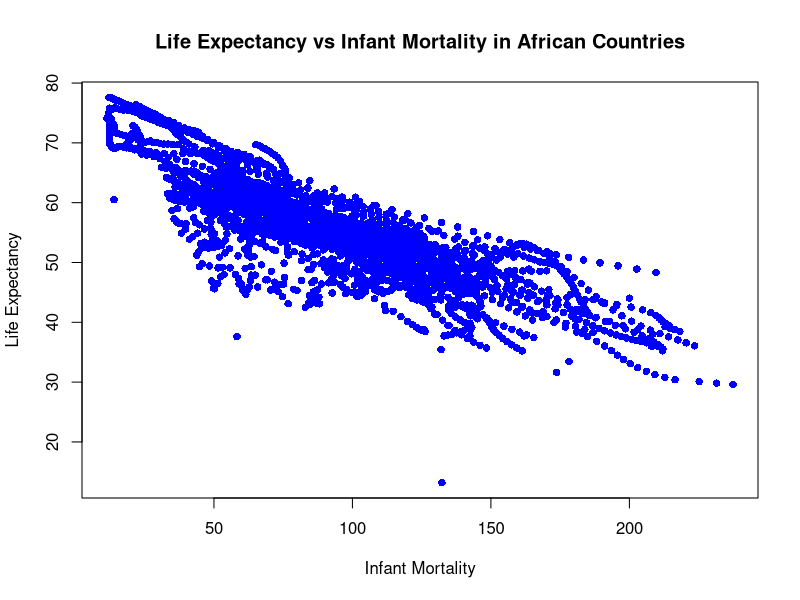
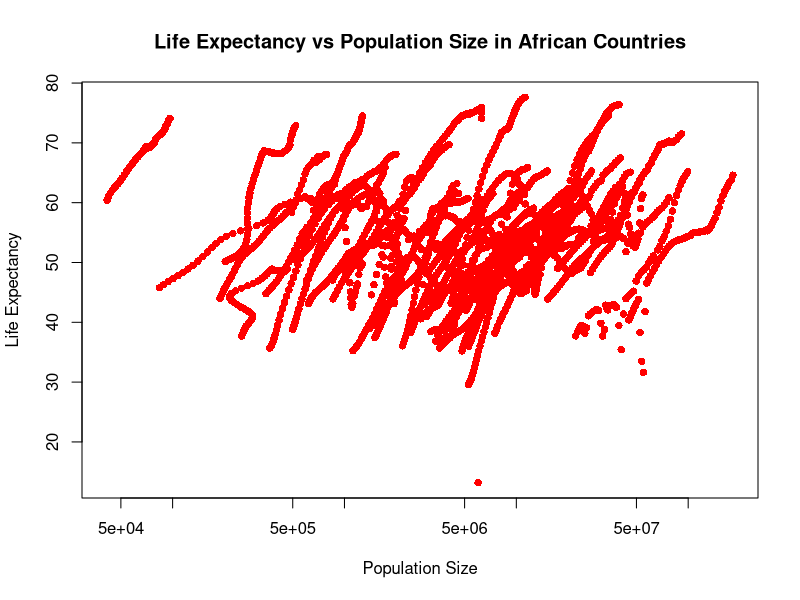
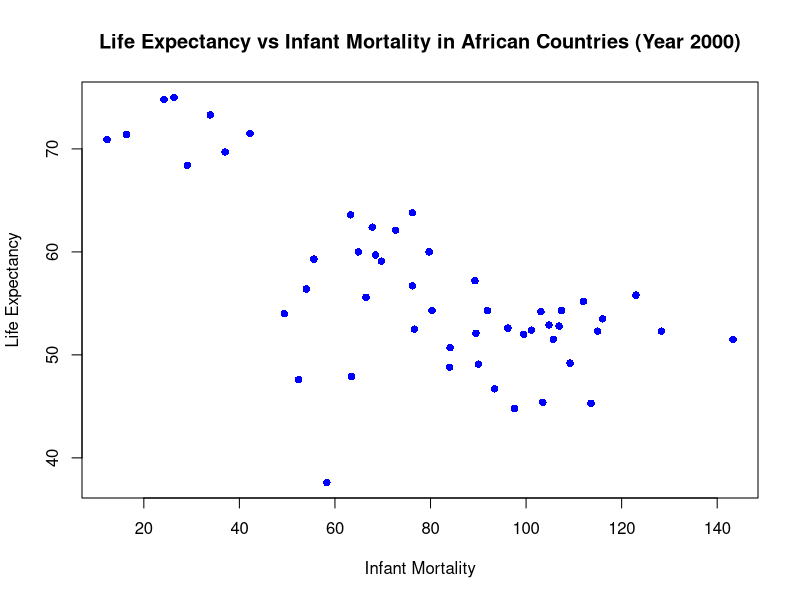
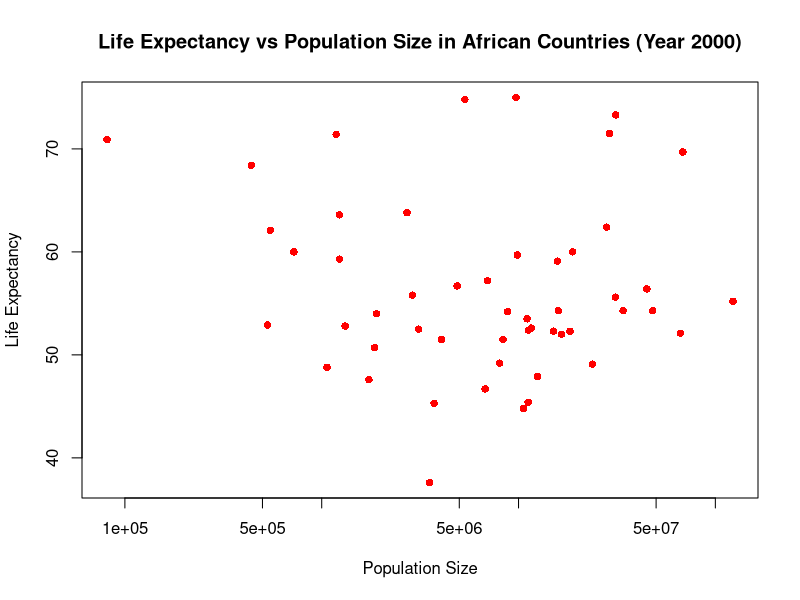
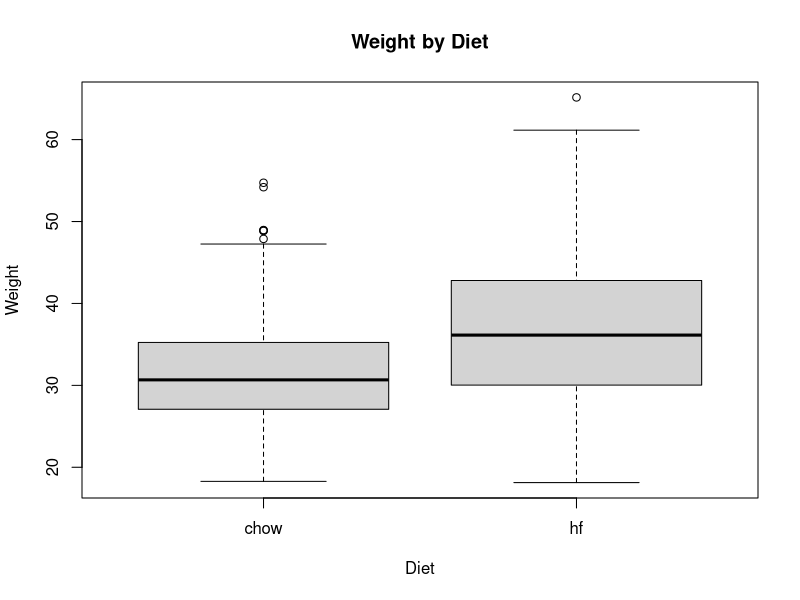
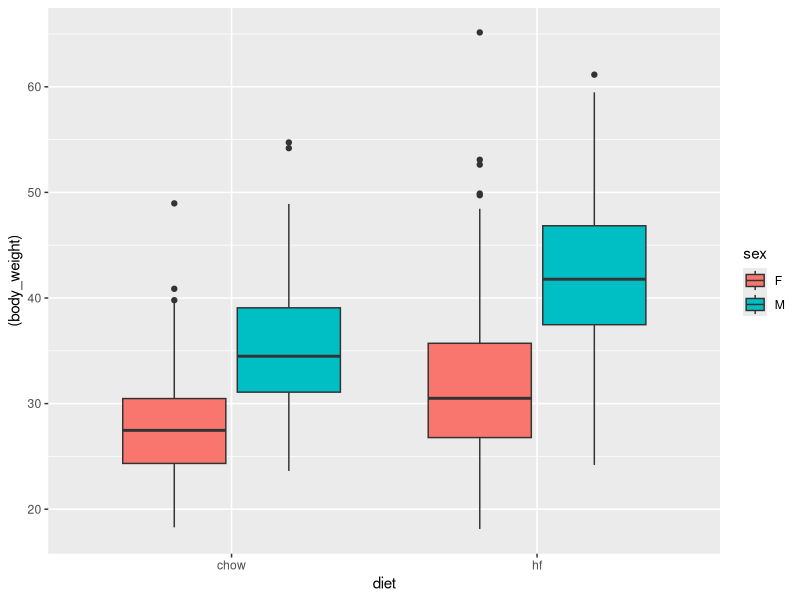
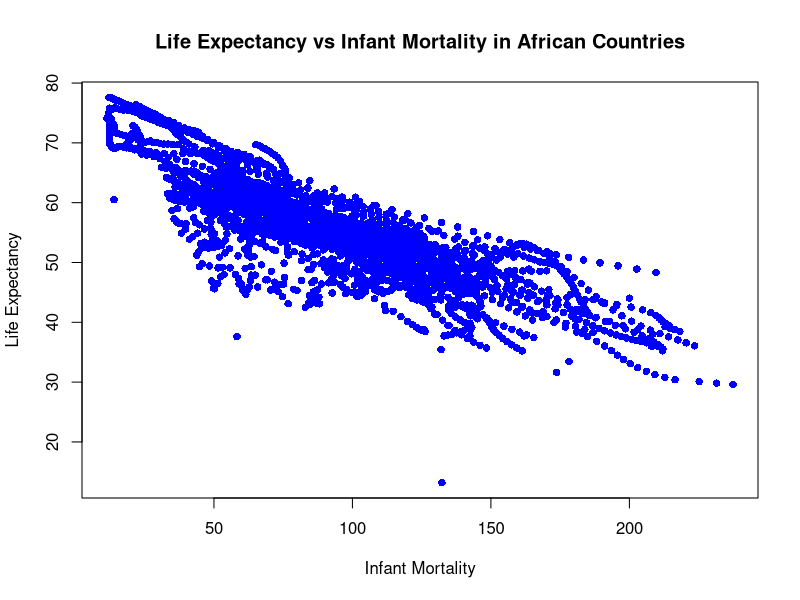
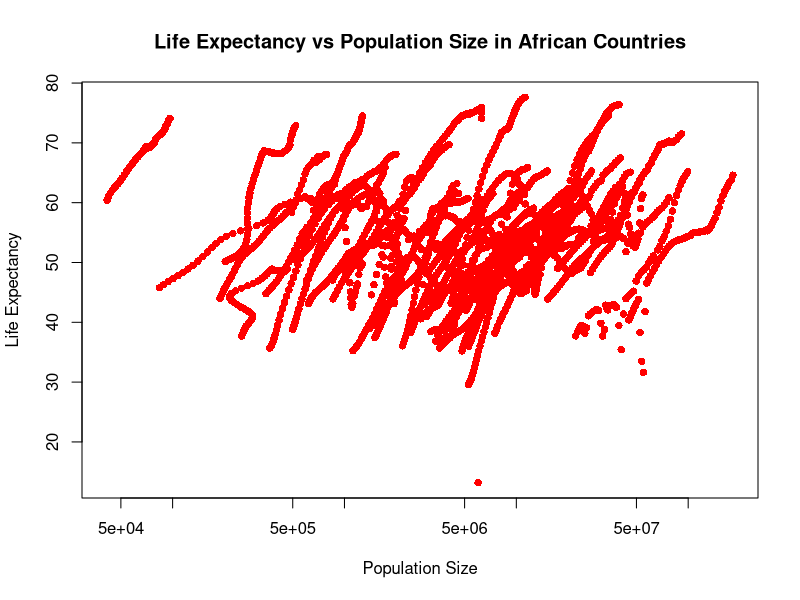

Recreate these plots in R, in order.
## ---- chunk 1
## Installing the dslabs Package from a Local File

# Download the appropriate Zip file for the 'dslabs' package.
# The exact file you need depends on your version of R.
# In this example, the file 'dslabs_0.8.0.zip' is used, suitable for the 'r-release' version of R.
# 'repos = NULL' tells R that the package is being installed from a local file rather than a repository.
# 'type = "win.binary"' specifies that the package is a Windows binary file.

# install.packages("C:/Users/Joaquin/School/DA - 6833 (Summer 2024)/Joaquin_Ramriez_Portfolio_II/coding-exercise/dslabs_0.8.0.zip", 
#                 repos = NULL, 
#                 type = "win.binary")
## ---- chunk 2
library(tidyverse)  # Loads tidyverse packages, including dplyr.
library(dslabs)     # Loads the dslabs.

## ---- chunk 3
# This function helps access the documentation for the gapminder dataset and provides detailed information about the dataset structure, variables, and source.
help(gapminder)

# The summary() function provides statistical summary of the dataset.Which includes minimum, first quartile, median, mean, third quartile, and maximum values for each variable.
summary(gapminder)

# The class() function is used to determine the type of object that gapminder is.
class(gapminder)

## ---- chunk 4
data("gapminder")  # Load the gapminder dataset from the dslabs package.

africadata <- gapminder %>%  # Filter the dataset to include only African countries.
  filter(continent == "Africa")  # The filter() function is used to specifically focus on the African Country.


str(africadata)  # Check the structure of the 'africadata'.


summary(africadata)  # Get summary statistics for the 'africadata'.
## ---- chunk 5

africa_infant_life <- africadata %>%  # Created a new object with only infant_mortality and life_expectancy variables.
  select(infant_mortality, life_expectancy)  # Select only the 'infant_mortality' and 'life_expectancy' columns.

str(africa_infant_life)  # Check the structure of the new 'africa_infant_life'.

summary(africa_infant_life)  # Get summary statistics for the 'africa_infant_life'.
## ---- chunk 6

africa_population_life <- africadata %>%  # Created another new object with only population and life_expectancy variables.
  select(population, life_expectancy)  # Select only the 'population' and 'life_expectancy' columns.

str(africa_population_life)  # Check the structure of the 'africa_population_life'.

summary(africa_population_life)  # Get summary statistics for the 'africa_population_life'.
## ---- chunk 7

# Plotting life expectancy against infant mortality.
plot(africa_infant_life$infant_mortality, africa_infant_life$life_expectancy,
     xlab = "Infant Mortality", ylab = "Life Expectancy",
     main = "Life Expectancy vs Infant Mortality in African Countries",
     pch = 16, col = "blue")


# Plotting life expectancy against population size (log scale x-axis).
plot(africa_population_life$population, africa_population_life$life_expectancy,
     xlab = "Population Size", ylab = "Life Expectancy",
     main = "Life Expectancy vs Population Size in African Countries",
     pch = 16, col ="red",
     log = "x")  # Setting x-axis to log scale.



## ---- chunk 8
# Check for missing values (NA) in the 'infant_mortality' variable in africadata.
missing_infant_mortality <- table(is.na(africadata$infant_mortality))
missing_infant_mortality
## ---- chunk 9
# Identify years with missing data for infant mortality.
years_with_missing <- unique(africadata$year[is.na(africadata$infant_mortality)])
years_with_missing

# Selecting year 2000
year_selected <- 2000

# Filter dataset to include only data for the year 2000.
africadata_2000 <- africadata %>% 
  filter(year == year_selected)

# Display the structure of the new object to verify it contains 51 observations and 9 variables.
str(africadata_2000)

# Get a statistical summary of the new object.
summary(africadata_2000)
## ---- chunk 10

# Plotting life expectancy against infant mortality for year 2000.
plot(africadata_2000$infant_mortality, africadata_2000$life_expectancy,
     xlab = "Infant Mortality", ylab = "Life Expectancy",
     main = "Life Expectancy vs Infant Mortality in African Countries (Year 2000)",
     pch = 16, col = "blue")



# Plotting life expectancy against population size (log scale x-axis) for year 2000.
plot(africadata_2000$population, africadata_2000$life_expectancy,
     xlab = "Population Size", ylab = "Life Expectancy",
     main = "Life Expectancy vs Population Size in African Countries (Year 2000)",
     pch = 16, col = "red",
     log = "x")  # Setting x-axis to log scale.

# Applying linear regression model to explore relationships.
model_infant_life <- lm(life_expectancy ~ infant_mortality, data = africadata_2000)
model_pop_life <- lm(life_expectancy ~ population, data = africadata_2000)

# Summarize the linear regression models.
summary(model_infant_life)
summary(model_pop_life)


## ---- chunk 11
knitr::opts_chunk$set(warning = FALSE, message = FALSE)
## ---- chunk 12
library('dslabs')
library('dplyr')
library(ggplot2)
help(mice_weights)
## ---- chunk 13
str(mice_weights) # List of varaibles in the dataset
## ---- chunk 14
summary(mice_weights) # Summary of the mice weights dataset
## ---- chunk 15
class(mice_weights) # Datatype of mice weights dataframe
## ---- chunk 16
sum(is.na(mice_weights)) # Number of NA values in the dataset
dim(mice_weights) # Number of rows and columns in the dataset
## ---- chunk 17
cleaned_data <- na.omit(mice_weights) # Remove rows with NA values
dim(cleaned_data) # Number of rows and columns in the cleaned dataset
## ---- chunk 18
boxplot(cleaned_data$body_weight ~ cleaned_data$diet, xlab = "Diet", ylab = "Weight", main = "Weight by Diet") # Boxplot of weight by diet
## ---- chunk 19
t.test(cleaned_data$body_weight ~ cleaned_data$diet) # t-test comparing weight by diet
## ---- chunk 20
model <- lm(body_weight ~ diet, data = cleaned_data)
summary(model)
## ---- chunk 21
cleaned_data |> ggplot(aes(diet, (body_weight), fill = sex)) + geom_boxplot() # Boxplot of weight by diet and sex
## ---- chunk 22
fit <- lm(body_weight ~ diet*sex, data = cleaned_data)
summary(fit)
## ---- chunk 23
## Installing the dslabs Package from a Local File

# Download the appropriate Zip file for the 'dslabs' package.
# The exact file you need depends on your version of R.
# In this example, the file 'dslabs_0.8.0.zip' is used, suitable for the 'r-release' version of R.
# 'repos = NULL' tells R that the package is being installed from a local file rather than a repository.
# 'type = "win.binary"' specifies that the package is a Windows binary file.

# install.packages("C:/Users/Joaquin/School/DA - 6833 (Summer 2024)/Joaquin_Ramriez_Portfolio_II/coding-exercise/dslabs_0.8.0.zip", 
#                 repos = NULL, 
#                 type = "win.binary")
## ---- chunk 24
library(tidyverse)  # Loads tidyverse packages, including dplyr.
library(dslabs)     # Loads the dslabs.

## ---- chunk 25
# This function helps access the documentation for the gapminder dataset and provides detailed information about the dataset structure, variables, and source.
help(gapminder)

# The summary() function provides statistical summary of the dataset.Which includes minimum, first quartile, median, mean, third quartile, and maximum values for each variable.
summary(gapminder)

# The class() function is used to determine the type of object that gapminder is.
class(gapminder)

## ---- chunk 26
data("gapminder")  # Load the gapminder dataset from the dslabs package.

africadata <- gapminder %>%  # Filter the dataset to include only African countries.
  filter(continent == "Africa")  # The filter() function is used to specifically focus on the African Country.


str(africadata)  # Check the structure of the 'africadata'.


summary(africadata)  # Get summary statistics for the 'africadata'.
## ---- chunk 27

africa_infant_life <- africadata %>%  # Created a new object with only infant_mortality and life_expectancy variables.
  select(infant_mortality, life_expectancy)  # Select only the 'infant_mortality' and 'life_expectancy' columns.

str(africa_infant_life)  # Check the structure of the new 'africa_infant_life'.

summary(africa_infant_life)  # Get summary statistics for the 'africa_infant_life'.
## ---- chunk 28

africa_population_life <- africadata %>%  # Created another new object with only population and life_expectancy variables.
  select(population, life_expectancy)  # Select only the 'population' and 'life_expectancy' columns.

str(africa_population_life)  # Check the structure of the 'africa_population_life'.

summary(africa_population_life)  # Get summary statistics for the 'africa_population_life'.
## ---- chunk 29

# Plotting life expectancy against infant mortality.
plot(africa_infant_life$infant_mortality, africa_infant_life$life_expectancy,
     xlab = "Infant Mortality", ylab = "Life Expectancy",
     main = "Life Expectancy vs Infant Mortality in African Countries",
     pch = 16, col = "blue")


# Plotting life expectancy against population size (log scale x-axis).
plot(africa_population_life$population, africa_population_life$life_expectancy,
     xlab = "Population Size", ylab = "Life Expectancy",
     main = "Life Expectancy vs Population Size in African Countries",
     pch = 16, col ="red",
     log = "x")  # Setting x-axis to log scale.



## ---- chunk 30
# Check for missing values (NA) in the 'infant_mortality' variable in africadata.
missing_infant_mortality <- table(is.na(africadata$infant_mortality))
missing_infant_mortality
## ---- chunk 31
# Identify years with missing data for infant mortality.
years_with_missing <- unique(africadata$year[is.na(africadata$infant_mortality)])
years_with_missing

# Selecting year 2000
year_selected <- 2000

# Filter dataset to include only data for the year 2000.
africadata_2000 <- africadata %>% 
  filter(year == year_selected)

# Display the structure of the new object to verify it contains 51 observations and 9 variables.
str(africadata_2000)

# Get a statistical summary of the new object.
summary(africadata_2000)
## ---- chunk 32

# Plotting life expectancy against infant mortality for year 2000.
plot(africadata_2000$infant_mortality, africadata_2000$life_expectancy,
     xlab = "Infant Mortality", ylab = "Life Expectancy",
     main = "Life Expectancy vs Infant Mortality in African Countries (Year 2000)",
     pch = 16, col = "blue")



# Plotting life expectancy against population size (log scale x-axis) for year 2000.
plot(africadata_2000$population, africadata_2000$life_expectancy,
     xlab = "Population Size", ylab = "Life Expectancy",
     main = "Life Expectancy vs Population Size in African Countries (Year 2000)",
     pch = 16, col = "red",
     log = "x")  # Setting x-axis to log scale.

# Applying linear regression model to explore relationships.
model_infant_life <- lm(life_expectancy ~ infant_mortality, data = africadata_2000)
model_pop_life <- lm(life_expectancy ~ population, data = africadata_2000)

# Summarize the linear regression models.
summary(model_infant_life)
summary(model_pop_life)


## ---- chunk 33
knitr::opts_chunk$set(warning = FALSE, message = FALSE)
## ---- chunk 34
library('dslabs')
library('dplyr')
library(ggplot2)
help(mice_weights)
## ---- chunk 35
str(mice_weights) # List of varaibles in the dataset
## ---- chunk 36
summary(mice_weights) # Summary of the mice weights dataset
## ---- chunk 37
class(mice_weights) # Datatype of mice weights dataframe
## ---- chunk 38
sum(is.na(mice_weights)) # Number of NA values in the dataset
dim(mice_weights) # Number of rows and columns in the dataset
## ---- chunk 39
cleaned_data <- na.omit(mice_weights) # Remove rows with NA values
dim(cleaned_data) # Number of rows and columns in the cleaned dataset
## ---- chunk 40
boxplot(cleaned_data$body_weight ~ cleaned_data$diet, xlab = "Diet", ylab = "Weight", main = "Weight by Diet") # Boxplot of weight by diet
## ---- chunk 41
t.test(cleaned_data$body_weight ~ cleaned_data$diet) # t-test comparing weight by diet
## ---- chunk 42
model <- lm(body_weight ~ diet, data = cleaned_data)
summary(model)
## ---- chunk 43
cleaned_data |> ggplot(aes(diet, (body_weight), fill = sex)) + geom_boxplot() # Boxplot of weight by diet and sex
## ---- chunk 44
fit <- lm(body_weight ~ diet*sex, data = cleaned_data)
summary(fit)
